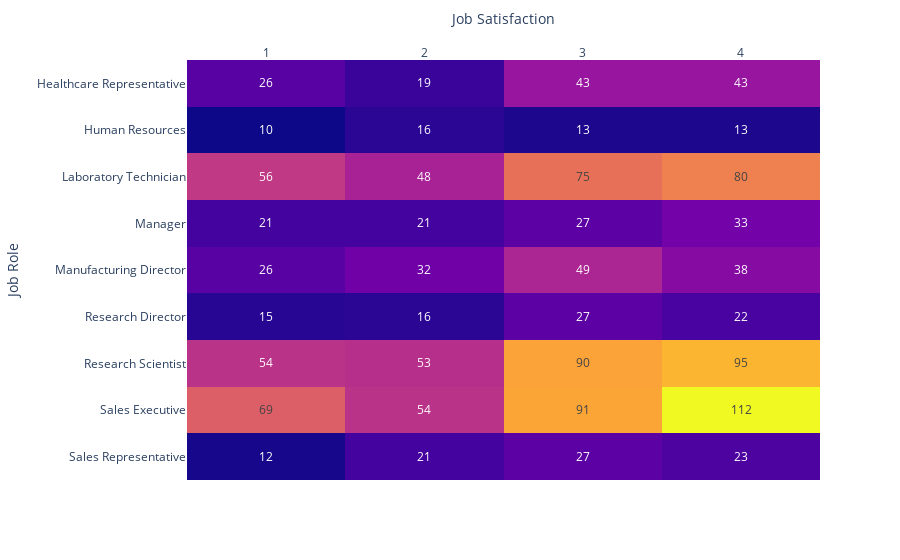

The notebook cell saved with this chart:
### Code cell
fig = px.imshow(tableau, text_auto=True)
fig.update_layout(xaxis=dict(side='top',dtick=1 ,  showgrid=True),
    coloraxis_showscale=False)
fig.show()

### Figure 1 — Plotly figure (JSON) as saved in the notebook; plotly's stock layout.template omitted (floating-point values rounded to 4 significant figures)
{"data": [{"coloraxis": "coloraxis", "hovertemplate": "Job Satisfaction: %{x}<br>Job Role: %{y}<br>color: %{z}<extra></extra>", "name": "0", "texttemplate": "%{z}", "type": "heatmap", "x": [1, 2, 3, 4], "xaxis": "x", "y": ["Healthcare Representative", "Human Resources", "Laboratory Technician", "Manager", "Manufacturing Director", "Research Director", "Research Scientist", "Sales Executive", "Sales Representative"], "yaxis": "y", "z": [[26, 19, 43, 43], [10, 16, 13, 13], [56, 48, 75, 80], [21, 21, 27, 33], [26, 32, 49, 38], [15, 16, 27, 22], [54, 53, 90, 95], [69, 54, 91, 112], [12, 21, 27, 23]]}], "layout": {"autosize": true, "coloraxis": {"colorscale": [[0, "#0d0887"], [0.1111, "#46039f"], [0.2222, "#7201a8"], [0.3333, "#9c179e"], [0.4444, "#bd3786"], [0.5556, "#d8576b"], [0.6667, "#ed7953"], [0.7778, "#fb9f3a"], [0.8889, "#fdca26"], [1, "#f0f921"]], "showscale": false}, "margin": {"t": 60}, "xaxis": {"anchor": "y", "autorange": true, "constrain": "domain", "domain": [0, 1], "dtick": 1, "range": [0.5, 4.5], "scaleanchor": "y", "showgrid": true, "side": "top", "title": {"text": "Job Satisfaction"}, "type": "linear"}, "yaxis": {"anchor": "x", "autorange": true, "constrain": "domain", "domain": [0, 1], "range": [8.5, -0.5], "title": {"text": "Job Role"}, "type": "category"}}}
